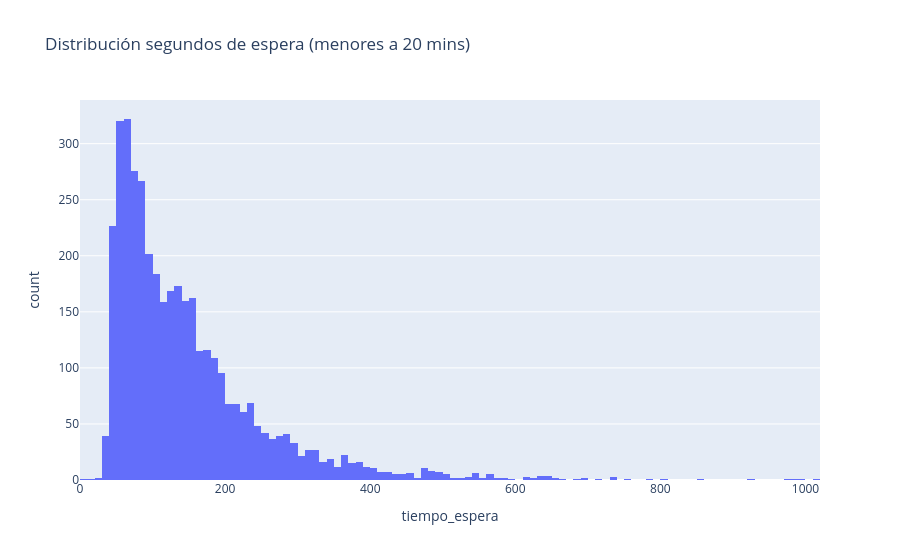

Notebook cell for this chart:
### Code cell
px.histogram(df_original[df_original.tiempo_espera < 20 * 60], 'tiempo_espera', title='Distribución segundos de espera (menores a 20 mins)')

### Figure 1 — Plotly figure (JSON) as saved in the notebook; plotly's stock layout.template omitted (floating-point values rounded to 4 significant figures; data arrays with more than 128 entries replaced by an {"elided": "..."} marker saying what was removed)
{"data": [{"bingroup": "x", "hovertemplate": "tiempo_espera=%{x}<br>count=%{y}<extra></extra>", "legendgroup": "", "marker": {"color": "#636efa", "pattern": {"shape": ""}}, "name": "", "orientation": "v", "showlegend": false, "type": "histogram", "x": {"elided": "3923 float values"}, "xaxis": "x", "yaxis": "y"}], "layout": {"barmode": "relative", "legend": {"tracegroupgap": 0}, "title": {"text": "Distribución segundos de espera (menores a 20 mins)"}, "xaxis": {"anchor": "y", "domain": [0, 1], "title": {"text": "tiempo_espera"}}, "yaxis": {"anchor": "x", "domain": [0, 1], "title": {"text": "count"}}}}
